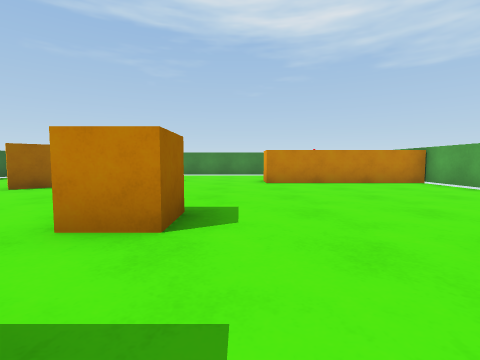
[1] (above)

15 first-person views from a walk through a Unity game level. The camera is 0.66 m above the floor, tilts 4° down and sees 85° across. The floor is counted in squares, 1 m on a side. Each view is taken from the middle of a square. On the plan, view 1 faces up. The plan holds only what a view shows up to about 9 squares ahead; the rest is blank. The player character is not drawn.

[2]
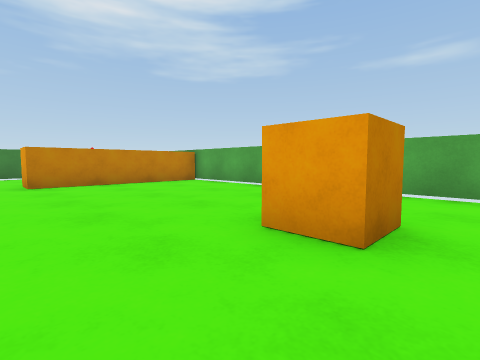

[3]
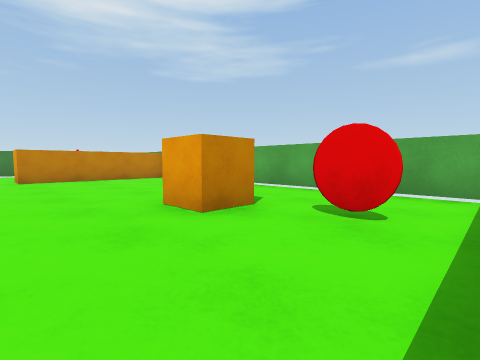

[4]
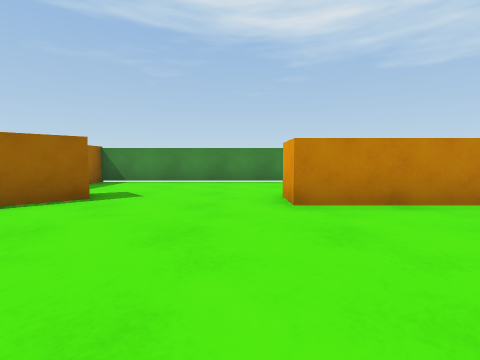

[5]
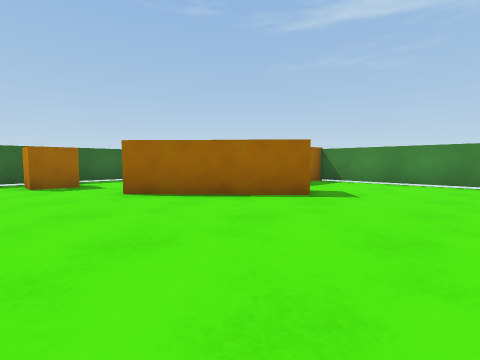

[6]
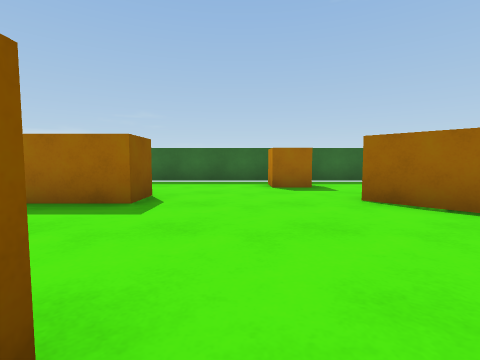

[7]
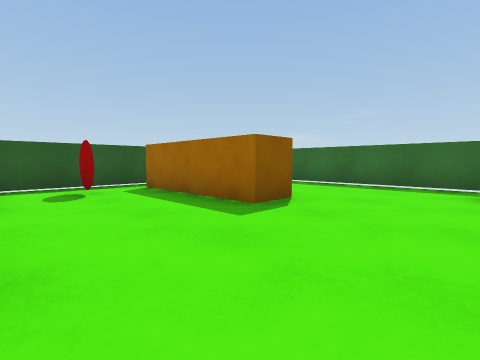

[8]
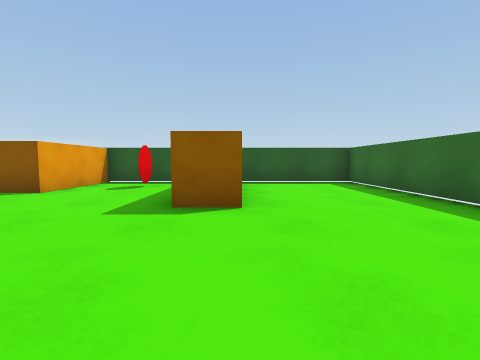

[9]
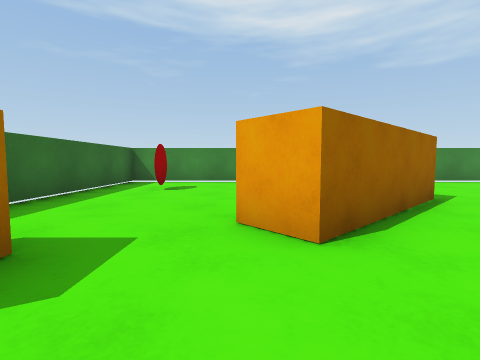

[10]
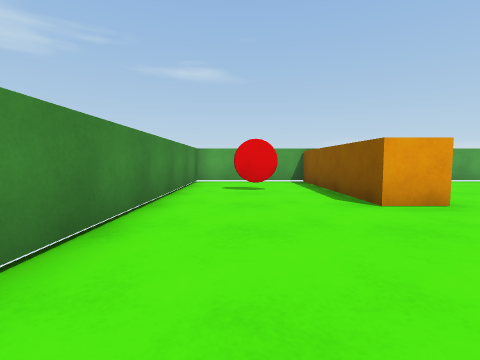

[11]
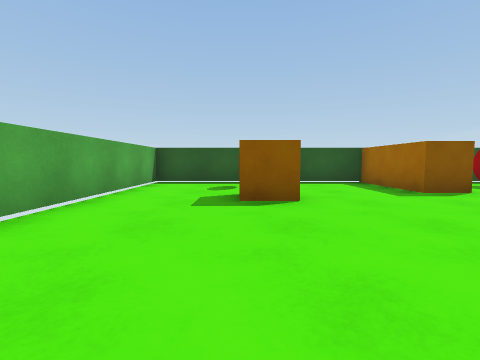

[12]
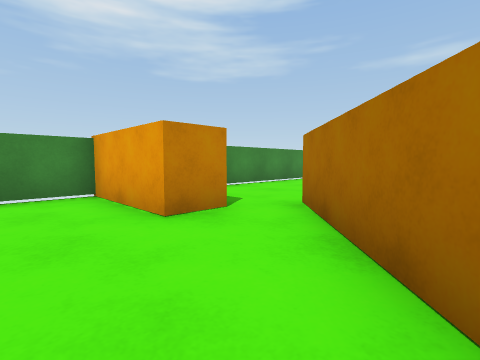

[13]
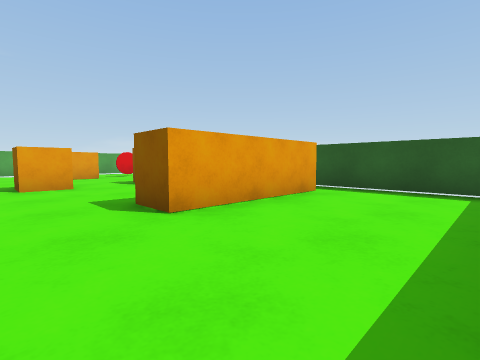

[14]
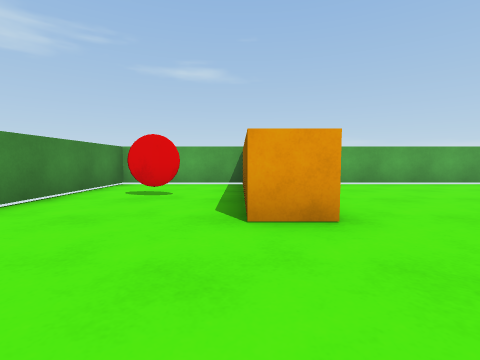

[15]
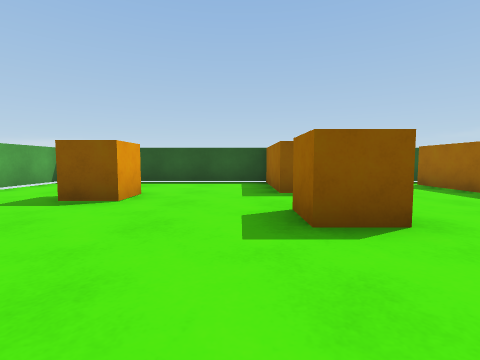

### Floor plan
Points are (right, up) in squares from view 1. A wall is a line through its corners. A room is listed if a view was taken in it or the views show most of it. See-through windows are left out.
Room 1 (views 1, 2, 3, 4, 5, 6, 7, 8, 9, 10, 11, 12, 13, 14, 15)
walls: (-2.5, 8.6) (-5.4, 6) (-6.1, 6.8); (-5.8, 7) (-3.2, 9.3); (-4.4, 9.8) (-5.4, 9.8) (-5.4, 12.4) (-9.5, 12.4) (-9.5, -2.3) (-4.5, -2.3); (3, 10.1) (3, 11.1); (-1.8, -2.3) (-1.8, 0.6) (-0.8, 0.6) (-0.8, -2.3) (5.6, -2.3) (5.6, 7.9) (0.8, 7.9) (0.8, 8.9) (3, 8.9); (3, -0.7) (3, -0.2); (-6, -1.5) (-6, 2.3) (-5, 2.3) (-5, -1.5); (3, -1.4) (3, -0.3); (-7.9, 10.9) (-7.9, 9.9); (2.6, 12.4) (-4.4, 12.4) (-4.4, 11.6)
ways out: opening at (3, 12) to room 2; gap at (3, 10) to room 2; opening at (-5.5, -2) to room 3; opening at (-3.5, -0.5) to room 3
objects: orange cube (-8, 5) to (-8, 6); orange cube (-1, 3); orange cube (2, 1) to (3, 1)
Room 2 (no view inside)
walls: (3, 8.9) (5.6, 8.9) (5.6, 12.4) (2.6, 12.4)
ways out: opening at (3, 12) to room 1; gap at (3, 10) to room 1
Room 3 (no view inside)
walls: (-4.5, -2.3) (-1.8, -2.3)
ways out: opening at (-5.5, -2) to room 1; opening at (-3.5, -0.5) to room 1

Positions as (right, up) in squares from view 1, and headings:
1: (0, 0), facing up
2: (0, 0), facing up-right
3: (0, -2), facing up-right
4: (0, 4), facing up
5: (0, 4), facing up-left
6: (-1, 4), facing left
7: (-2, 5), facing down-left
8: (-6, 6), facing down
9: (-6, 4), facing up
10: (-3, 11), facing right
11: (3, 6), facing down
12: (-7, 7), facing up-right
13: (-9, 4), facing down-right
14: (-2, 9), facing right
15: (0, 6), facing down
